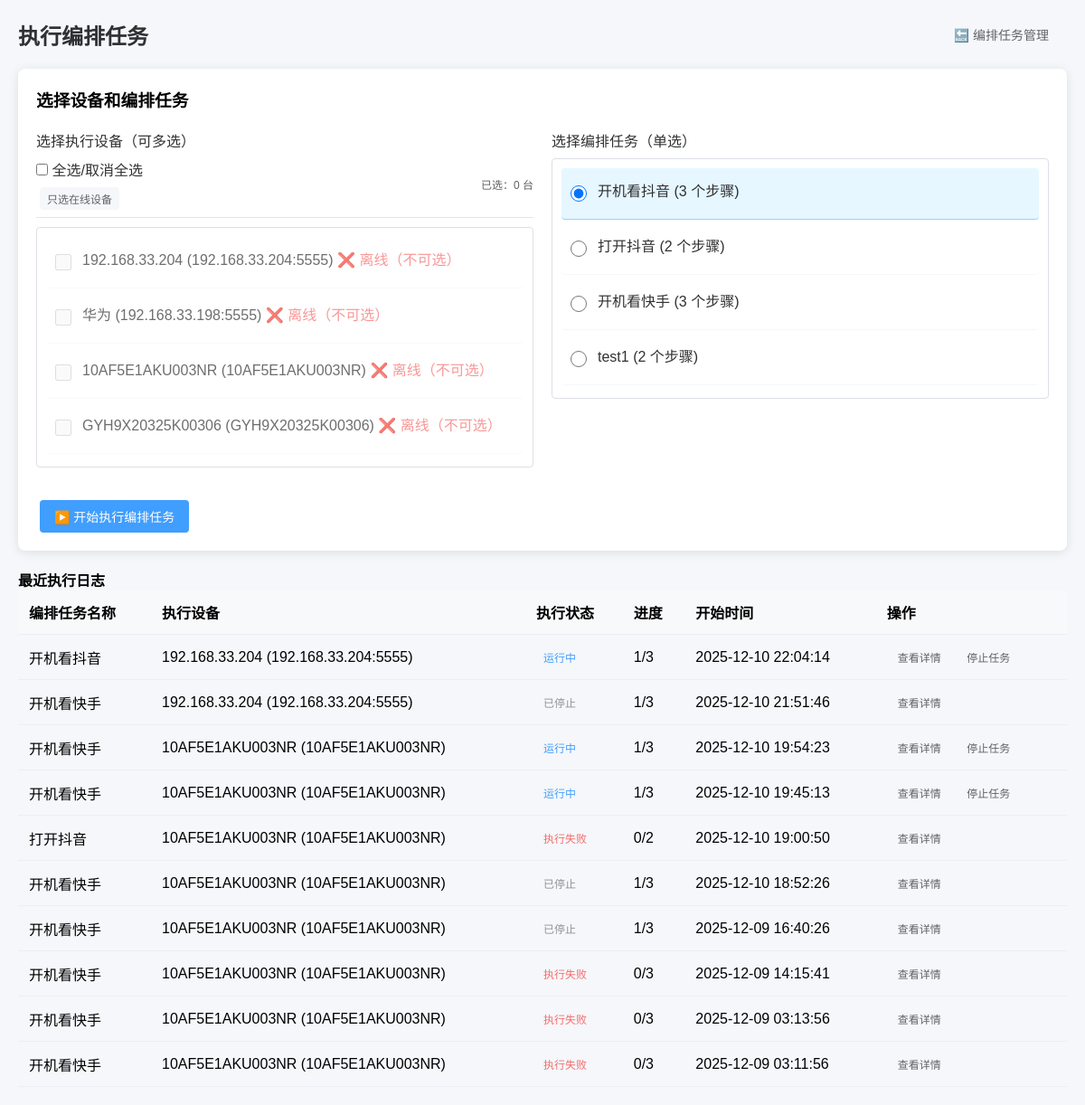
The app's page /task_orchestration/execute/, older data.
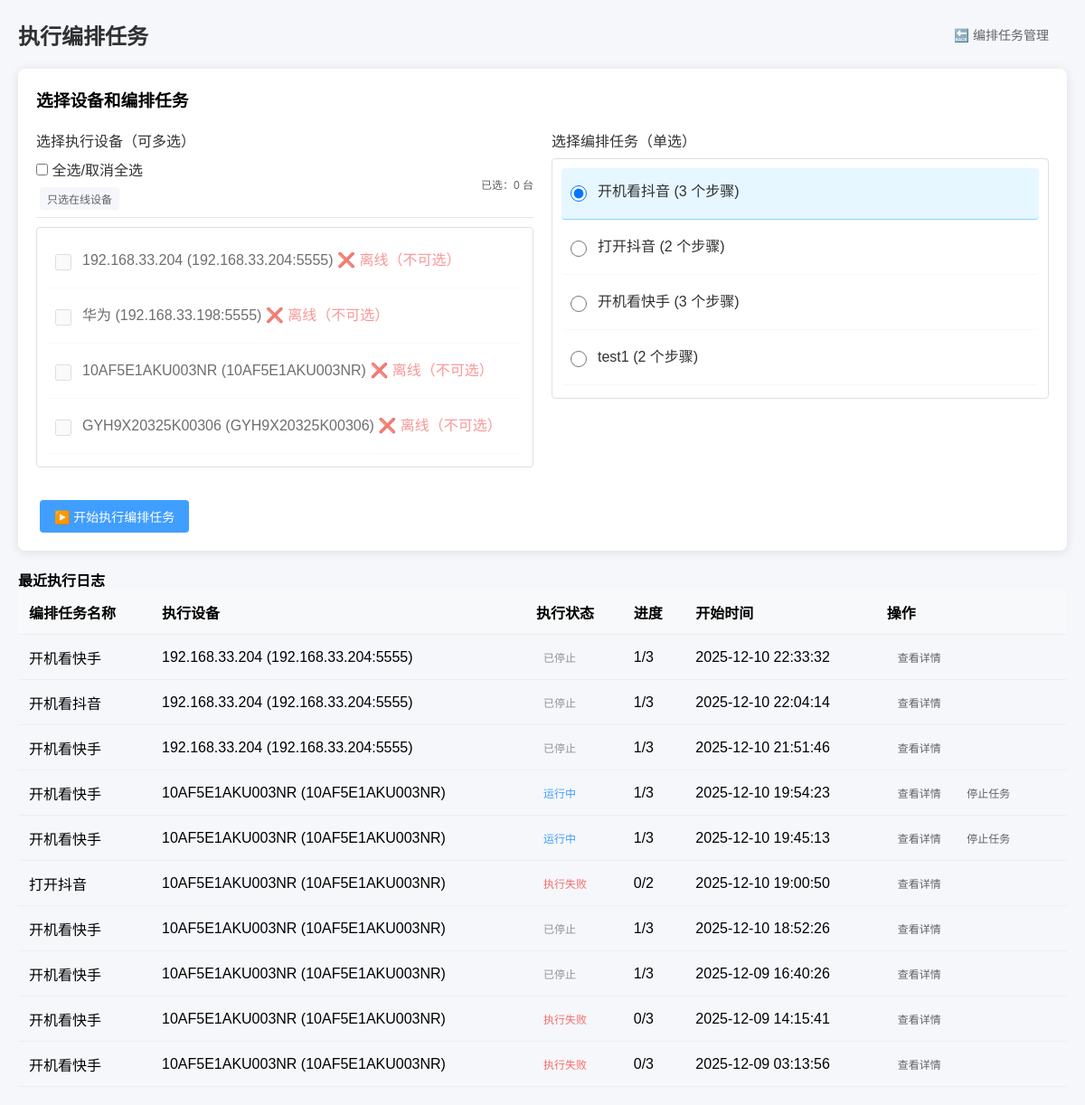
The same page, newer data.
### adb_manager/models.py (models this page shows, shortened)
class ADBDevice(BaseModel):
    device_name = models.CharField(
        "设备名称",
        max_length=50,
        help_text="如：游戏手机1"
    )
    device_ip = models.GenericIPAddressField(
        "设备IP",
        blank=True,
        null=True,
        help_text="局域网IP（序列号连接时可不填），如192.168.3.100"
    )
    device_port = models.IntegerField(
        "ADB端口",
        default=5555,
        blank=True,
        null=True,
        help_text="默认5555（序列号连接时可不填）"
    )
    device_serial = models.CharField(
        "设备序列号",
        max_length=100,
        blank=True,
        null=True,
        help_text="ADB设备序列号（优先使用），如10AF5E1AKU003NR或192.168.3.100:5555"
    )
    is_active = models.BooleanField("是否启用监控", default=True)
    user = models.ForeignKey(
        CustomUser,
        on_delete=models.SET_NULL,
        null=True,
        blank=True,
        verbose_name="关联用户",
        help_text="绑定该设备的用户（为空则所有用户可操作）"
    )
    class Meta:
        verbose_name = "ADB设备"
        verbose_name_plural = "ADB设备管理"
        unique_together = ("device_ip", "device_port")
    @property
    def connect_identifier(self):
        if self.device_serial and self.device_serial.strip():
            return self.device_serial.strip()
        if self.device_ip and self.device_port:
            return f"{self.device_ip}:{self.device_port}"
        return ""  # 修复：返回空字符串而非None
    @property
    def adb_connect_str(self):
        if self.device_serial and self.device_serial.strip():
            return self.device_serial.strip()
        if self.device_ip and self.device_port:
            return f"{self.device_ip}:{self.device_port}"
        return ""  # 修复：返回空字符串而非None
    @property
    def device_status(self):
        connect_id = self.connect_identifier
        if not connect_id:
            return "invalid"  # 配置无效
        return r.get(f"adb:device:{connect_id}") or "offline"  # 兼容Redis未初始化的情况

### task_orchestration/models.py (models this page shows, shortened)
class OrchestrationTask(models.Model):
    TASK_STATUS = (
        ("draft", "草稿"),
        ("active", "已激活"),
        ("disabled", "已禁用"),
    )
    name = models.CharField("编排任务名称", max_length=100, unique=True)
    description = models.TextField("描述", blank=True, null=True)
    status = models.CharField("状态", max_length=20, choices=TASK_STATUS, default="draft")
    create_time = models.DateTimeField("创建时间", default=timezone.now)
    update_time = models.DateTimeField("更新时间", auto_now=True)
    class Meta:
        verbose_name = "编排任务"
        verbose_name_plural = "编排任务管理"
        ordering = ["-create_time"]

class OrchestrationLog(models.Model):
    EXEC_STATUS = (
        ("running", "执行中"),
        ("completed", "已完成"),
        ("part_failed", "部分失败"),
        ("failed", "执行失败"),
        ("stopped", "手动停止"),
    )
    orchestration = models.ForeignKey(
        OrchestrationTask,
        on_delete=models.CASCADE,
        related_name="logs",
        verbose_name="关联编排任务"
    )
    device = models.ForeignKey(
        ADBDevice,
        on_delete=models.CASCADE,
        verbose_name="执行设备",
        default=1
    )
    exec_status = models.CharField("执行状态", max_length=20, choices=EXEC_STATUS, default="running")
    exec_command = models.TextField("执行命令", blank=True, null=True)  # 新增
    stdout = models.TextField("标准输出", blank=True, null=True)  # 新增
    stderr = models.TextField("错误输出", blank=True, null=True)  # 新增
    exec_duration = models.FloatField("执行耗时(秒)", blank=True, null=True)  # 新增
    total_steps = models.PositiveIntegerField("总步骤数")
    completed_steps = models.PositiveIntegerField("已完成步骤数", default=0)
    error_msg = models.TextField("错误信息", blank=True, null=True)
    start_time = models.DateTimeField("开始时间", default=timezone.now)
    end_time = models.DateTimeField("结束时间", blank=True, null=True)
    class Meta:
        verbose_name = "编排执行日志"
        verbose_name_plural = "编排执行日志管理"
        ordering = ["-start_time"]

### task_orchestration/views.py (the view, shortened to what this page needs)
# urls.py: path('execute/', views.OrchestrationExecuteView.as_view(), name='execute_orchestration'),
class OrchestrationExecuteView(View):
    def get(self, request):
        devices = ADBDevice.objects.filter(is_active=True)
        device_list = []
        for dev in devices:
            dev.status = dev.device_status
            device_list.append(dev)
        recent_logs = OrchestrationLog.objects.all().order_by("-id")[:10]
        for log in recent_logs:
            log.is_running = log.exec_status == "running"
        context = {
            "page_title": "执行编排任务",
            "devices": device_list,
            "orchestrations": OrchestrationTask.objects.filter(status="active"),
            "recent_logs": recent_logs
        }
        return render(request, "task_orchestration/execute_orchestration.html", context)

### task_orchestration/templates/task_orchestration/execute_orchestration.html (shortened to what this page needs)
{% load static %}
<!DOCTYPE html>
<html lang="zh-CN">
<head>
</head>
<body>
    <div class="header">
        <h1>{{ page_title }}</h1>
        <div>
            <a href="{% url 'task_orchestration:list' %}" class="btn btn-default">🔙 编排任务管理</a>
        </div>
    </div>
    <div class="card">
        <h3 style="margin-bottom: 20px;">选择设备和编排任务</h3>
        <form method="POST" id="executeForm">
            <div class="form-row">
                <div class="form-col">
                    <div class="form-group">
                        <label>选择执行设备（可多选）</label>
                        <div class="select-actions">
                            <div class="left-actions">
                                <label for="selectAll" style="cursor: pointer;">
                                    <input type="checkbox" id="selectAll"> 全选/取消全选
                                </label>
                                <button type="button" class="btn btn-sm btn-default" id="selectOnlineOnly">
                                    只选在线设备
                                </button>
                            </div>
                            <span id="selectedCount" style="color: #606266; font-size: 12px;">已选：0 台</span>
                        </div>
                        <div class="device-list">
                            {% for device in devices %}
                                <div class="device-item {% if device.status != 'online' %}disabled{% endif %}" data-device-id="{{ device.id }}">
                                    <input
                                        type="checkbox"
                                        name="device_ids"
                                        id="device_{{ device.id }}"
                                        value="{{ device.id }}"
                                        {% if device.status != 'online' %}disabled{% endif %}
                                        data-online="{{ device.status }}"
                                        class="device-checkbox"
                                    >
                                    <label for="device_{{ device.id }}">
                                        {{ device.device_name }} ({{ device.adb_connect_str }})
                                        {% if device.status == 'online' %}
                                            <span style="color: #67c23a;">✅ 在线</span>
                                        {% else %}
                                            <span style="color: #f56c6c;">❌ 离线（不可选）</span>
                                        {% endif %}
                                    </label>
                                </div>
                            {% empty %}
                                <div style="text-align: center; color: #909399; padding: 20px;">暂无可用设备</div>
                            {% endfor %}
                        </div>
                    </div>
                </div>
                <div class="form-col">
                    <div class="form-group">
                        <label>选择编排任务（单选）</label>
                        <div class="orch-list">
                            {% for orch in orchestrations %}
                                <div class="orch-item" data-orch-id="{{ orch.id }}">
                                    <input type="radio" name="orch_id" id="orch_{{ orch.id }}" value="{{ orch.id }}" {% if forloop.first %}checked{% endif %} class="orch-radio">
                                    <label for="orch_{{ orch.id }}">
                                        {{ orch.name }} ({{ orch.steps.count }} 个步骤)
                                    </label>
                                </div>
                            {% empty %}
                                <div style="text-align: center; color: #909399; padding: 20px;">暂无可用编排任务（请先创建并激活）</div>
                            {% endfor %}
                        </div>
                    </div>
                </div>
            </div>
            <button type="submit" class="btn btn-primary" {% if not devices or not orchestrations %}disabled{% endif %}>
                ▶️ 开始执行编排任务
            </button>
        </form>
    </div>
    <div class="mt-4">
        <h4>最近执行日志</h4>
        <table>
            <thead>
                <tr>
                    <th>编排任务名称</th>
                    <th>执行设备</th>
                    <th>执行状态</th>
                    <th>进度</th>
                    <th>开始时间</th>
                    <th>操作</th>
                </tr>
            </thead>
            <tbody>
                {% for log in recent_logs %}
                <tr>
                    <td>{{ log.orchestration.name }}</td>
                    <td>{{ log.device.device_name }} ({{ log.device.adb_connect_str }})</td>
                    <td>
                        {% if log.exec_status == 'running' %}
                        <span class="badge status-running">运行中</span>
                        {% elif log.exec_status == 'completed' %}
                        <span class="badge status-success">已完成</span>
                        {% elif log.exec_status == 'failed' or log.exec_status == 'part_failed' %}
                        <span class="badge status-failed">执行失败</span>
                        {% elif log.exec_status == 'stopped' %}
                        <span class="badge status-stopped">已停止</span>
                        {% endif %}
                    </td>
                    <td>{{ log.completed_steps|default:0 }}/{{ log.total_steps }}</td>
                    <td>{{ log.start_time|date:"Y-m-d H:i:s" }}</td>
                    <td>
                        <a href="{% url 'task_orchestration:log_detail' log.id %}" class="btn btn-sm btn-default">查看详情</a>
                        {% if log.is_running %}
                        <a href="{% url 'task_orchestration:stop_orchestration' log.id %}" class="btn btn-sm btn-default" onclick="return confirm('确定要停止该任务吗？停止后无法恢复！')">停止任务</a>
                        {% endif %}
                    </td>
                </tr>
                {% empty %}
                <tr>
                    <td colspan="6" class="text-center">暂无执行日志</td>
                </tr>
                {% endfor %}
            </tbody>
        </table>
    </div>
</body>
</html>

### task_orchestration/templates/task_orchestration/execute_orchestration.html (style rules this page uses)
* { margin: 0; padding: 0; box-sizing: border-box; }
body { padding: 20px; background-color: #f5f7fa; font-family: "Microsoft YaHei", sans-serif; }
.header { display: flex; justify-content: space-between; align-items: center; margin-bottom: 20px; }
.header h1 { color: #303133; font-size: 24px; }
.btn { padding: 8px 16px; border: none; border-radius: 4px; cursor: pointer; font-size: 14px; text-decoration: none; display: inline-block; margin: 0 4px; transition: background-color 0.2s; }
.btn-primary { background-color: #409eff; color: #fff; }
.btn-default { background-color: #f5f7fa; color: #606266; }
.btn-sm { padding: 4px 8px; font-size: 12px; }
.card { background-color: #fff; border-radius: 8px; box-shadow: 0 2px 12px 0 rgba(0, 0, 0, 0.1); padding: 20px; margin-bottom: 20px; }
.form-row { display: flex; gap: 20px; margin-bottom: 20px; flex-wrap: wrap; }
.form-col { flex: 1; min-width: 300px; }
.form-group { margin-bottom: 16px; }
label { display: block; margin-bottom: 8px; font-weight: 500; color: #303133; }
.select-actions { display: flex; justify-content: space-between; align-items: center; margin-bottom: 10px; padding-bottom: 8px; border-bottom: 1px solid #e5e6eb; }
.device-list, .orch-list { border: 1px solid #dcdfe6; border-radius: 4px; padding: 10px; max-height: 300px; overflow-y: auto; background-color: #fff; }
.device-item, .orch-item { padding: 12px 10px; border-bottom: 1px solid #f5f7fa; display: flex; align-items: center; cursor: pointer; border-radius: 4px; margin-bottom: 4px; transition: background-color 0.2s; }
.device-item.selected, .orch-item.selected { background-color: #e6f7ff; border-color: #91d5ff; }
.device-item input[type="checkbox"], .orch-item input[type="radio"] { width: 18px; height: 18px; margin-right: 12px; cursor: pointer; }
.device-item.disabled { cursor: not-allowed; opacity: 0.7; }
table { width: 100%; border-collapse: collapse; }
th, td { padding: 12px; text-align: left; border-bottom: 1px solid #ebeef5; }
th { background-color: #f8f9fa; }
.status-running { color: #409eff; }
.status-failed { color: #f56c6c; }
.status-stopped { color: #909399; }
.badge { display: inline-block; padding: 2px 8px; border-radius: 4px; font-size: 12px; }

Row changes from the older to the newer data that the page shows:
no longer on this page (row unchanged): OrchestrationLog: orchestration.name "开机看快手", device.device_name "10AF5E1AKU003NR", device.adb_connect_str "10AF5E1AKU003NR", exec_status "执行失败", completed_steps "0", total_steps "3", start_time "2025-12-09 03:11:56"
added OrchestrationLog: orchestration.name "开机看快手", device.device_name "192.168.33.204", device.adb_connect_str "192.168.33.204:5555", exec_status "已停止", completed_steps "1", total_steps "3", start_time "2025-12-10 22:33:32"
changed OrchestrationLog "开机看抖音": exec_status "运行中" → "已停止"; no longer shows "停止任务"
